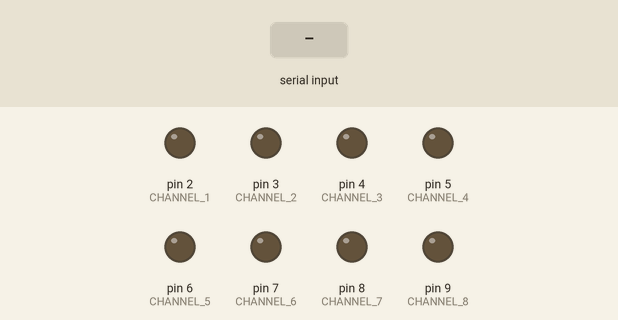
Bench run of a sketch on a simulated Arduino Mega 2560, built with avr-gcc and run on an emulated ATmega2560. On the bench: output pins drawn as LEDs (lit = HIGH). The test bench sets the inputs (shaded band). What the sketch prints to the serial monitor is not drawn.

Above: at 1.2 s.
1.3 s: "1" received over Serial
At 2.4 s:
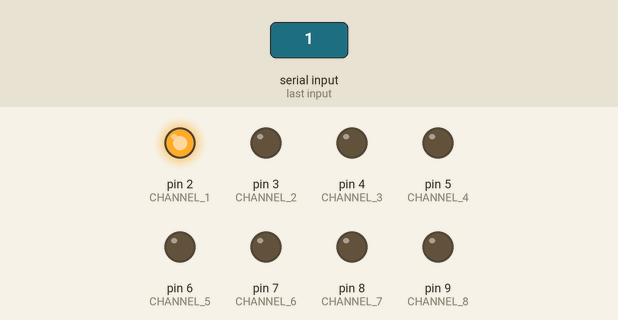
2.8 s: "2" received over Serial
At 3.6 s:
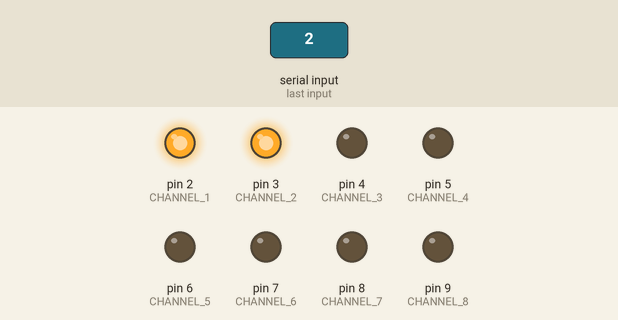
4.3 s: "1" received over Serial
At 4.7 s:
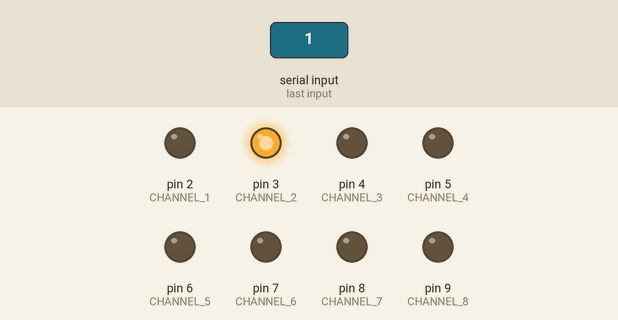
Timing chart, 0 to 7.3 s (numbered marks = the images above; inputs shaded):
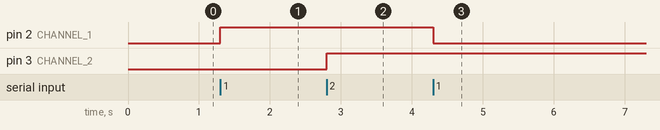

Measured:
- after the input at 1.3 s, pin 2 (CHANNEL_1): LOW → HIGH at once
- after the input at 2.8 s, pin 3 (CHANNEL_2): LOW → HIGH at once
- after the input at 4.3 s, pin 2 (CHANNEL_1): HIGH → LOW at once

The sketch:

pinkconnection.ino
```cpp
// PINKCONNECTION Client Program for Cyberamics

#include <String.h>

#define CHANNEL_1 2
#define CHANNEL_2 3
#define CHANNEL_3 4
#define CHANNEL_4 5
#define CHANNEL_5 6
#define CHANNEL_6 7
#define CHANNEL_7 8
#define CHANNEL_8 9

int incomingByte = 0;
int pinOffset = 47;

void setup()
{
  pinMode(CHANNEL_1, OUTPUT);
  pinMode(CHANNEL_2, OUTPUT);
  pinMode(CHANNEL_3, OUTPUT);
  pinMode(CHANNEL_4, OUTPUT);
  pinMode(CHANNEL_5, OUTPUT);
  pinMode(CHANNEL_6, OUTPUT);
  pinMode(CHANNEL_7, OUTPUT);
  pinMode(CHANNEL_8, OUTPUT);
  Serial.begin(9600);
  Serial.write("\033[0H\033[0J");
  Serial.println("PINKCONNECTION Client Init.");
  Serial.println("8 output Cyberamic Controller");
}

void loop()
{
  if (Serial.available() > 0)
  {
    incomingByte = Serial.read();

    int pin = incomingByte - pinOffset;
    if (pin < 2 || pin > 9)
    {
      Serial.println("Unknown Input!");
      return;
    }
    digitalWrite(pin, !digitalRead(pin));
    Serial.println("Movement Channel " + String(pin-1) + " " + (digitalRead(pin) ? "On" : "Off"));
  }
}
```
